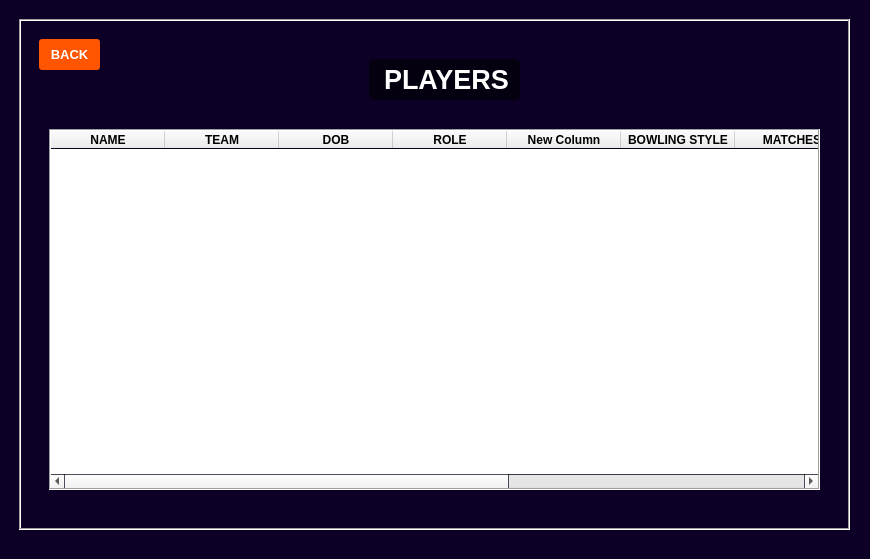
<?xml version="1.0" encoding="UTF-8"?>
<ui version="4.0">
 <class>MainWindow_playersOU</class>
 <widget class="QMainWindow" name="MainWindow_playersOU">
  <property name="geometry">
   <rect>
    <x>0</x>
    <y>0</y>
    <width>870</width>
    <height>559</height>
   </rect>
  </property>
  <property name="palette">
   <palette>
    <active>
     <colorrole role="Base">
      <brush brushstyle="SolidPattern">
       <color alpha="255">
        <red>255</red>
        <green>255</green>
        <blue>255</blue>
       </color>
      </brush>
     </colorrole>
     <colorrole role="Window">
      <brush brushstyle="SolidPattern">
       <color alpha="255">
        <red>12</red>
        <green>0</green>
        <blue>38</blue>
       </color>
      </brush>
     </colorrole>
    </active>
    <inactive>
     <colorrole role="Base">
      <brush brushstyle="SolidPattern">
       <color alpha="255">
        <red>255</red>
        <green>255</green>
        <blue>255</blue>
       </color>
      </brush>
     </colorrole>
     <colorrole role="Window">
      <brush brushstyle="SolidPattern">
       <color alpha="255">
        <red>12</red>
        <green>0</green>
        <blue>38</blue>
       </color>
      </brush>
     </colorrole>
    </inactive>
    <disabled>
     <colorrole role="Base">
      <brush brushstyle="SolidPattern">
       <color alpha="255">
        <red>12</red>
        <green>0</green>
        <blue>38</blue>
       </color>
      </brush>
     </colorrole>
     <colorrole role="Window">
      <brush brushstyle="SolidPattern">
       <color alpha="255">
        <red>12</red>
        <green>0</green>
        <blue>38</blue>
       </color>
      </brush>
     </colorrole>
    </disabled>
   </palette>
  </property>
  <property name="windowTitle">
   <string>MainWindow</string>
  </property>
  <widget class="QWidget" name="centralwidget">
   <widget class="QFrame" name="frame">
    <property name="geometry">
     <rect>
      <x>19</x>
      <y>19</y>
      <width>831</width>
      <height>511</height>
     </rect>
    </property>
    <property name="styleSheet">
     <string notr="true"/>
    </property>
    <property name="frameShape">
     <enum>QFrame::Box</enum>
    </property>
    <property name="frameShadow">
     <enum>QFrame::Sunken</enum>
    </property>
    <widget class="QPushButton" name="pushButton_back">
     <property name="geometry">
      <rect>
       <x>20</x>
       <y>20</y>
       <width>61</width>
       <height>31</height>
      </rect>
     </property>
     <property name="palette">
      <palette>
       <active>
        <colorrole role="WindowText">
         <brush brushstyle="SolidPattern">
          <color alpha="255">
           <red>255</red>
           <green>255</green>
           <blue>255</blue>
          </color>
         </brush>
        </colorrole>
        <colorrole role="Button">
         <brush brushstyle="SolidPattern">
          <color alpha="255">
           <red>255</red>
           <green>85</green>
           <blue>0</blue>
          </color>
         </brush>
        </colorrole>
        <colorrole role="Text">
         <brush brushstyle="SolidPattern">
          <color alpha="255">
           <red>255</red>
           <green>255</green>
           <blue>255</blue>
          </color>
         </brush>
        </colorrole>
        <colorrole role="ButtonText">
         <brush brushstyle="SolidPattern">
          <color alpha="255">
           <red>255</red>
           <green>255</green>
           <blue>255</blue>
          </color>
         </brush>
        </colorrole>
        <colorrole role="Base">
         <brush brushstyle="SolidPattern">
          <color alpha="255">
           <red>255</red>
           <green>85</green>
           <blue>0</blue>
          </color>
         </brush>
        </colorrole>
        <colorrole role="Window">
         <brush brushstyle="SolidPattern">
          <color alpha="255">
           <red>255</red>
           <green>85</green>
           <blue>0</blue>
          </color>
         </brush>
        </colorrole>
       </active>
       <inactive>
        <colorrole role="WindowText">
         <brush brushstyle="SolidPattern">
          <color alpha="255">
           <red>255</red>
           <green>255</green>
           <blue>255</blue>
          </color>
         </brush>
        </colorrole>
        <colorrole role="Button">
         <brush brushstyle="SolidPattern">
          <color alpha="255">
           <red>255</red>
           <green>85</green>
           <blue>0</blue>
          </color>
         </brush>
        </colorrole>
        <colorrole role="Text">
         <brush brushstyle="SolidPattern">
          <color alpha="255">
           <red>255</red>
           <green>255</green>
           <blue>255</blue>
          </color>
         </brush>
        </colorrole>
        <colorrole role="ButtonText">
         <brush brushstyle="SolidPattern">
          <color alpha="255">
           <red>255</red>
           <green>255</green>
           <blue>255</blue>
          </color>
         </brush>
        </colorrole>
        <colorrole role="Base">
         <brush brushstyle="SolidPattern">
          <color alpha="255">
           <red>255</red>
           <green>85</green>
           <blue>0</blue>
          </color>
         </brush>
        </colorrole>
        <colorrole role="Window">
         <brush brushstyle="SolidPattern">
          <color alpha="255">
           <red>255</red>
           <green>85</green>
           <blue>0</blue>
          </color>
         </brush>
        </colorrole>
       </inactive>
       <disabled>
        <colorrole role="WindowText">
         <brush brushstyle="SolidPattern">
          <color alpha="255">
           <red>255</red>
           <green>255</green>
           <blue>255</blue>
          </color>
         </brush>
        </colorrole>
        <colorrole role="Button">
         <brush brushstyle="SolidPattern">
          <color alpha="255">
           <red>255</red>
           <green>85</green>
           <blue>0</blue>
          </color>
         </brush>
        </colorrole>
        <colorrole role="Text">
         <brush brushstyle="SolidPattern">
          <color alpha="255">
           <red>255</red>
           <green>255</green>
           <blue>255</blue>
          </color>
         </brush>
        </colorrole>
        <colorrole role="ButtonText">
         <brush brushstyle="SolidPattern">
          <color alpha="255">
           <red>255</red>
           <green>255</green>
           <blue>255</blue>
          </color>
         </brush>
        </colorrole>
        <colorrole role="Base">
         <brush brushstyle="SolidPattern">
          <color alpha="255">
           <red>255</red>
           <green>85</green>
           <blue>0</blue>
          </color>
         </brush>
        </colorrole>
        <colorrole role="Window">
         <brush brushstyle="SolidPattern">
          <color alpha="255">
           <red>255</red>
           <green>85</green>
           <blue>0</blue>
          </color>
         </brush>
        </colorrole>
       </disabled>
      </palette>
     </property>
     <property name="font">
      <font>
       <pointsize>10</pointsize>
       <weight>75</weight>
       <bold>true</bold>
      </font>
     </property>
     <property name="autoFillBackground">
      <bool>false</bool>
     </property>
     <property name="styleSheet">
      <string notr="true">QPushButton{
  border-style: outset;	
  color: rgb(255, 255, 255);
  text-shadow: 2px 2px 2px red;
  background-color: rgb(255, 85, 0);
  border-radius: 3px;
}</string>
     </property>
     <property name="text">
      <string>BACK</string>
     </property>
    </widget>
    <widget class="QLabel" name="label_16">
     <property name="geometry">
      <rect>
       <x>350</x>
       <y>40</y>
       <width>151</width>
       <height>41</height>
      </rect>
     </property>
     <property name="palette">
      <palette>
       <active>
        <colorrole role="WindowText">
         <brush brushstyle="SolidPattern">
          <color alpha="255">
           <red>255</red>
           <green>255</green>
           <blue>255</blue>
          </color>
         </brush>
        </colorrole>
        <colorrole role="Button">
         <brush brushstyle="SolidPattern">
          <color alpha="153">
           <red>0</red>
           <green>0</green>
           <blue>0</blue>
          </color>
         </brush>
        </colorrole>
        <colorrole role="Base">
         <brush brushstyle="SolidPattern">
          <color alpha="153">
           <red>0</red>
           <green>0</green>
           <blue>0</blue>
          </color>
         </brush>
        </colorrole>
        <colorrole role="Window">
         <brush brushstyle="SolidPattern">
          <color alpha="153">
           <red>0</red>
           <green>0</green>
           <blue>0</blue>
          </color>
         </brush>
        </colorrole>
       </active>
       <inactive>
        <colorrole role="WindowText">
         <brush brushstyle="SolidPattern">
          <color alpha="255">
           <red>255</red>
           <green>255</green>
           <blue>255</blue>
          </color>
         </brush>
        </colorrole>
        <colorrole role="Button">
         <brush brushstyle="SolidPattern">
          <color alpha="153">
           <red>0</red>
           <green>0</green>
           <blue>0</blue>
          </color>
         </brush>
        </colorrole>
        <colorrole role="Base">
         <brush brushstyle="SolidPattern">
          <color alpha="153">
           <red>0</red>
           <green>0</green>
           <blue>0</blue>
          </color>
         </brush>
        </colorrole>
        <colorrole role="Window">
         <brush brushstyle="SolidPattern">
          <color alpha="153">
           <red>0</red>
           <green>0</green>
           <blue>0</blue>
          </color>
         </brush>
        </colorrole>
       </inactive>
       <disabled>
        <colorrole role="WindowText">
         <brush brushstyle="SolidPattern">
          <color alpha="255">
           <red>120</red>
           <green>120</green>
           <blue>120</blue>
          </color>
         </brush>
        </colorrole>
        <colorrole role="Button">
         <brush brushstyle="SolidPattern">
          <color alpha="153">
           <red>0</red>
           <green>0</green>
           <blue>0</blue>
          </color>
         </brush>
        </colorrole>
        <colorrole role="Base">
         <brush brushstyle="SolidPattern">
          <color alpha="153">
           <red>0</red>
           <green>0</green>
           <blue>0</blue>
          </color>
         </brush>
        </colorrole>
        <colorrole role="Window">
         <brush brushstyle="SolidPattern">
          <color alpha="153">
           <red>0</red>
           <green>0</green>
           <blue>0</blue>
          </color>
         </brush>
        </colorrole>
       </disabled>
      </palette>
     </property>
     <property name="font">
      <font>
       <pointsize>20</pointsize>
       <weight>75</weight>
       <bold>true</bold>
       <underline>false</underline>
       <strikeout>false</strikeout>
       <kerning>true</kerning>
      </font>
     </property>
     <property name="styleSheet">
      <string notr="true">background-color: rgba(0, 0, 0, 0.6);
border-radius:5px;</string>
     </property>
     <property name="text">
      <string>  PLAYERS </string>
     </property>
    </widget>
    <widget class="QTableWidget" name="tableWidget_playersOU">
     <property name="geometry">
      <rect>
       <x>30</x>
       <y>110</y>
       <width>771</width>
       <height>361</height>
      </rect>
     </property>
     <property name="sizePolicy">
      <sizepolicy hsizetype="Expanding" vsizetype="Expanding">
       <horstretch>0</horstretch>
       <verstretch>0</verstretch>
      </sizepolicy>
     </property>
     <property name="font">
      <font>
       <weight>75</weight>
       <bold>true</bold>
      </font>
     </property>
     <property name="autoFillBackground">
      <bool>false</bool>
     </property>
     <property name="frameShape">
      <enum>QFrame::Box</enum>
     </property>
     <property name="editTriggers">
      <set>QAbstractItemView::NoEditTriggers</set>
     </property>
     <property name="dragEnabled">
      <bool>true</bool>
     </property>
     <property name="dragDropMode">
      <enum>QAbstractItemView::NoDragDrop</enum>
     </property>
     <property name="alternatingRowColors">
      <bool>true</bool>
     </property>
     <property name="selectionMode">
      <enum>QAbstractItemView::NoSelection</enum>
     </property>
     <property name="iconSize">
      <size>
       <width>0</width>
       <height>0</height>
      </size>
     </property>
     <property name="showGrid">
      <bool>false</bool>
     </property>
     <property name="gridStyle">
      <enum>Qt::NoPen</enum>
     </property>
     <property name="sortingEnabled">
      <bool>false</bool>
     </property>
     <attribute name="horizontalHeaderDefaultSectionSize">
      <number>114</number>
     </attribute>
     <column>
      <property name="text">
       <string>NAME</string>
      </property>
      <property name="font">
       <font>
        <weight>75</weight>
        <bold>true</bold>
       </font>
      </property>
     </column>
     <column>
      <property name="text">
       <string>TEAM</string>
      </property>
      <property name="font">
       <font>
        <weight>75</weight>
        <bold>true</bold>
       </font>
      </property>
     </column>
     <column>
      <property name="text">
       <string>DOB</string>
      </property>
      <property name="font">
       <font>
        <weight>75</weight>
        <bold>true</bold>
       </font>
      </property>
     </column>
     <column>
      <property name="text">
       <string>ROLE</string>
      </property>
      <property name="font">
       <font>
        <weight>75</weight>
        <bold>true</bold>
       </font>
      </property>
     </column>
     <column>
      <property name="text">
       <string>New Column</string>
      </property>
      <property name="font">
       <font>
        <weight>75</weight>
        <bold>true</bold>
       </font>
      </property>
     </column>
     <column>
      <property name="text">
       <string>BOWLING STYLE</string>
      </property>
      <property name="font">
       <font>
        <weight>75</weight>
        <bold>true</bold>
       </font>
      </property>
     </column>
     <column>
      <property name="text">
       <string>MATCHES</string>
      </property>
      <property name="font">
       <font>
        <weight>75</weight>
        <bold>true</bold>
       </font>
      </property>
     </column>
     <column>
      <property name="text">
       <string>RUNS</string>
      </property>
      <property name="font">
       <font>
        <weight>75</weight>
        <bold>true</bold>
       </font>
      </property>
     </column>
     <column>
      <property name="text">
       <string>WICKETS</string>
      </property>
      <property name="font">
       <font>
        <weight>75</weight>
        <bold>true</bold>
       </font>
      </property>
     </column>
     <column>
      <property name="text">
       <string>IPL DEBUT</string>
      </property>
      <property name="font">
       <font>
        <weight>75</weight>
        <bold>true</bold>
       </font>
      </property>
     </column>
    </widget>
    <widget class="QLabel" name="label_2">
     <property name="geometry">
      <rect>
       <x>10</x>
       <y>10</y>
       <width>811</width>
       <height>491</height>
      </rect>
     </property>
     <property name="text">
      <string/>
     </property>
     <property name="pixmap">
      <pixmap>images/ux-design-studio-by-thence-designing-for-outcomes-not-outputs-3943.jpg</pixmap>
     </property>
     <property name="scaledContents">
      <bool>true</bool>
     </property>
     <property name="wordWrap">
      <bool>true</bool>
     </property>
    </widget>
    <zorder>label_2</zorder>
    <zorder>pushButton_back</zorder>
    <zorder>label_16</zorder>
    <zorder>tableWidget_playersOU</zorder>
   </widget>
   <widget class="QLabel" name="label_3">
    <property name="geometry">
     <rect>
      <x>0</x>
      <y>0</y>
      <width>870</width>
      <height>559</height>
     </rect>
    </property>
    <property name="text">
     <string/>
    </property>
    <property name="pixmap">
     <pixmap>images/0c0026.png</pixmap>
    </property>
    <property name="scaledContents">
     <bool>true</bool>
    </property>
   </widget>
   <zorder>label_3</zorder>
   <zorder>frame</zorder>
  </widget>
 </widget>
 <resources/>
 <connections/>
</ui>
